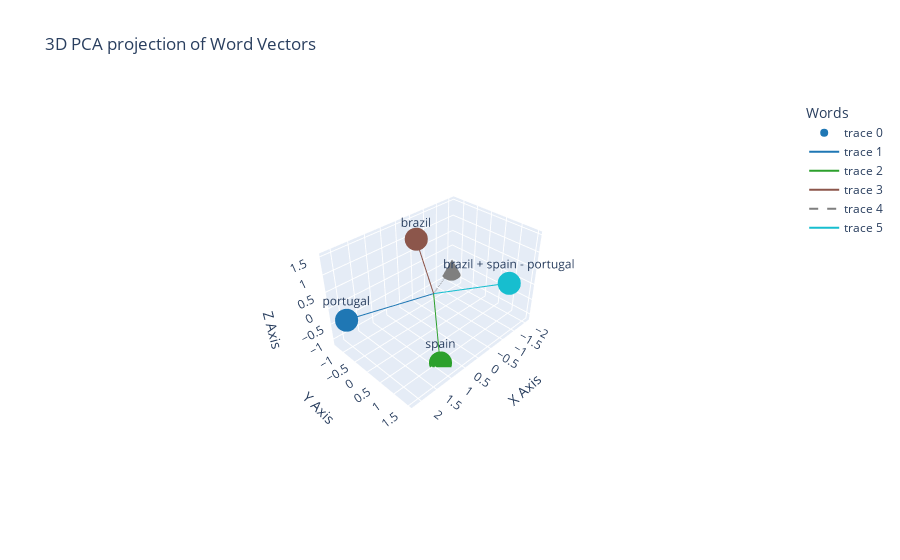

Notebook cell for this chart:
### Markdown cell above
Now, how do we visualize 50 dimensions? We'll need to reduce the dimensionality of our vector space to something manageable! 

```{note}
In this case, we will use Principal Component Analysis (PCA), a statistical procedure that utilizes orthogonal transformation to convert a set of observations of possibly correlated variables into a set of values of linearly uncorrelated variables called principal components. A better approach would be using t-SNE, but given we have a tiny number of samples, it makes little or no difference.
```

### Code cell
import plotly.graph_objects as go
from sklearn.decomposition import PCA
import matplotlib.pyplot as plt

# Perform PCA to reduce to 3 dimensions
pca = PCA(n_components=3)
reduced_vectors = pca.fit_transform(vectors)

# Generate a color map similar to matplotlib's tab10
colors = [f'rgba({r},{g},{b},{a})' for r, g, b, a in plt.cm.tab10(np.linspace(0, 1, len(words)))]

# Create a 3D scatter plot
fig = go.Figure()

# Add scatter plot
fig.add_trace(go.Scatter3d(x=reduced_vectors[:, 0], y=reduced_vectors[:, 1], z=reduced_vectors[:, 2],
                           mode='markers+text', text=words, marker=dict(color=colors), textposition="top center"))

# Optionally add lines from origin to each point if you need to mimic the quiver plot
# This is a bit more involved in Plotly, as you'll have to add a line for each point manually
for i, word in enumerate(words):
    linestyle = 'dash' if word == 'mexico' else 'solid'
    fig.add_trace(go.Scatter3d(x=[0, reduced_vectors[i, 0]], y=[0, reduced_vectors[i, 1]], z=[0, reduced_vectors[i, 2]],
                               mode='lines', line=dict(color=colors[i], dash=linestyle)))

# Set titles and labels
fig.update_layout(scene=dict(xaxis_title='X Axis', yaxis_title='Y Axis', zaxis_title='Z Axis'),
                  legend_title="Words", title="3D PCA projection of Word Vectors", height=600)

fig.show()

### Figure 1 — Plotly figure (JSON) as saved in the notebook; plotly's stock layout.template omitted (floating-point values rounded to 4 significant figures)
{"data": [{"marker": {"color": ["rgba(31, 119, 180, 1)", "rgba(44, 160, 44, 1)", "rgba(140, 86, 75, 1)", "rgba(127, 127, 127, 1)", "rgba(23, 190, 207, 1)"]}, "mode": "markers+text", "text": ["portugal", "spain", "brazil", "mexico", "brazil + spain - portugal"], "textposition": "top center", "type": "scatter3d", "x": [2.168, 0.8654, 0.1677, -2.066, -1.135], "y": [-0.859, 1.097, -0.4424, -1.309, 1.514], "z": [-0.1309, -1.122, 1.506, -0.7679, 0.5149]}, {"line": {"color": "rgba(31, 119, 180, 1)", "dash": "solid"}, "mode": "lines", "type": "scatter3d", "x": [0, 2.168], "y": [0, -0.859], "z": [0, -0.1309]}, {"line": {"color": "rgba(44, 160, 44, 1)", "dash": "solid"}, "mode": "lines", "type": "scatter3d", "x": [0, 0.8654], "y": [0, 1.097], "z": [0, -1.122]}, {"line": {"color": "rgba(140, 86, 75, 1)", "dash": "solid"}, "mode": "lines", "type": "scatter3d", "x": [0, 0.1677], "y": [0, -0.4424], "z": [0, 1.506]}, {"line": {"color": "rgba(127, 127, 127, 1)", "dash": "dash"}, "mode": "lines", "type": "scatter3d", "x": [0, -2.066], "y": [0, -1.309], "z": [0, -0.7679]}, {"line": {"color": "rgba(23, 190, 207, 1)", "dash": "solid"}, "mode": "lines", "type": "scatter3d", "x": [0, -1.135], "y": [0, 1.514], "z": [0, 0.5149]}], "layout": {"autosize": true, "legend": {"title": {"text": "Words"}}, "scene": {"aspectmode": "auto", "aspectratio": {"x": 1.342, "y": 0.8946, "z": 0.8329}, "camera": {"center": {"x": 0, "y": 0, "z": 0}, "eye": {"x": 2.019, "y": 2.019, "z": 2.019}, "projection": {"type": "perspective"}, "up": {"x": -0.002396, "y": 0.002402, "z": 1.0}}, "xaxis": {"title": {"text": "X Axis"}, "type": "linear"}, "yaxis": {"title": {"text": "Y Axis"}, "type": "linear"}, "zaxis": {"title": {"text": "Z Axis"}, "type": "linear"}}, "title": {"text": "3D PCA projection of Word Vectors"}}}
